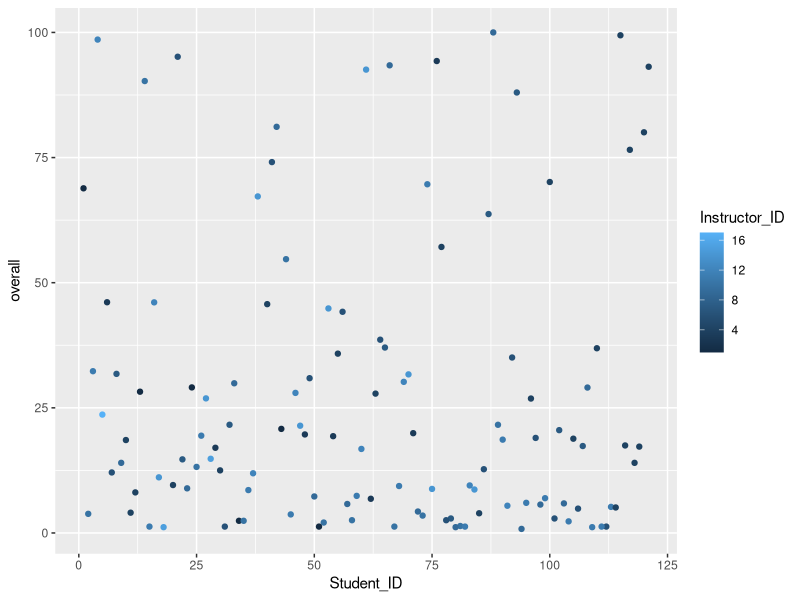
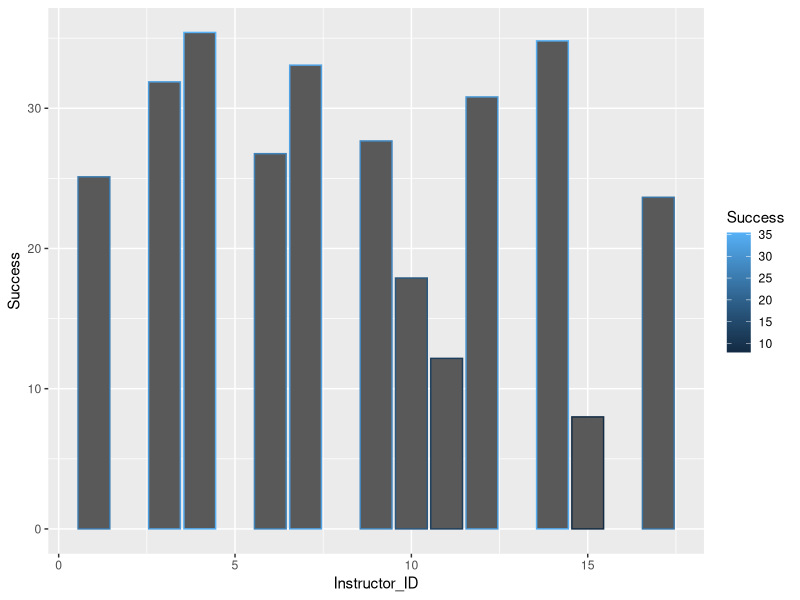
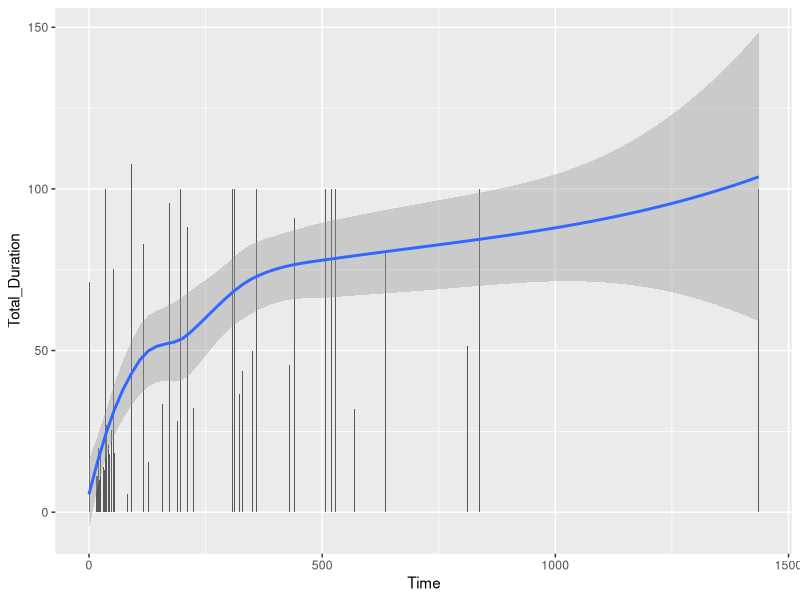
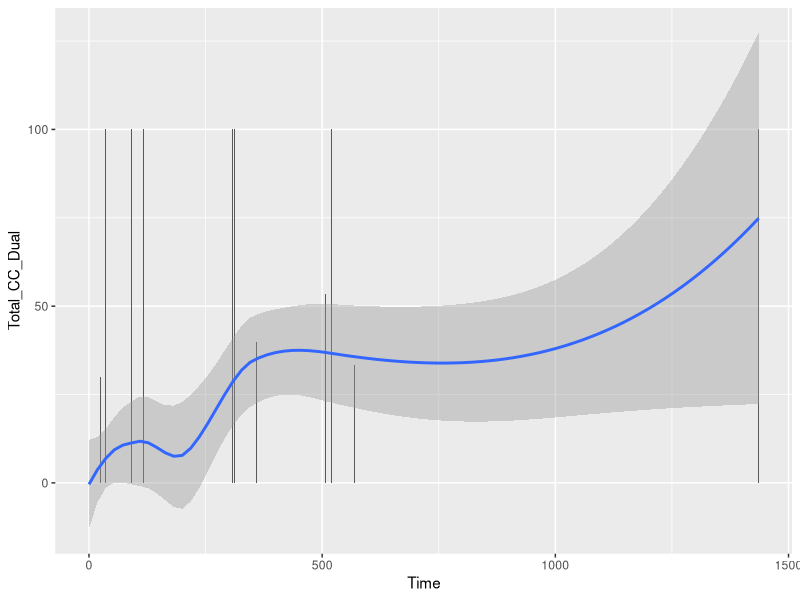
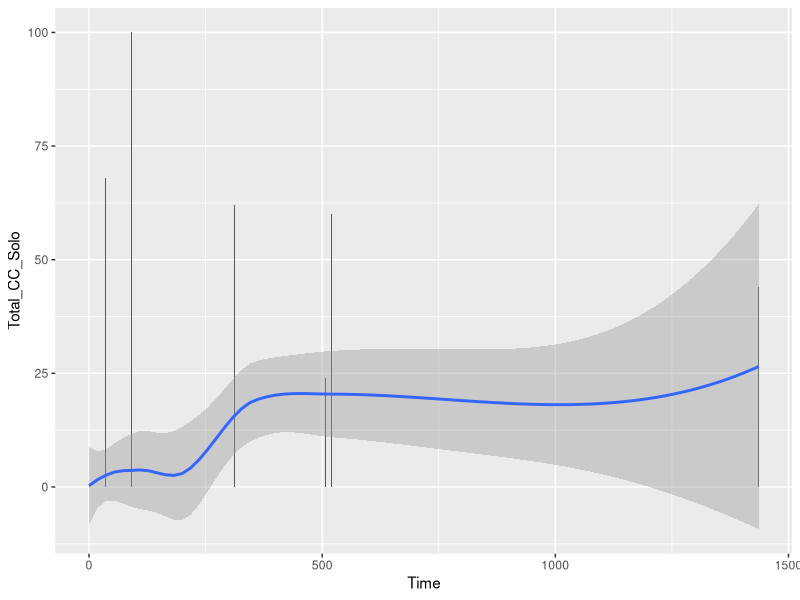
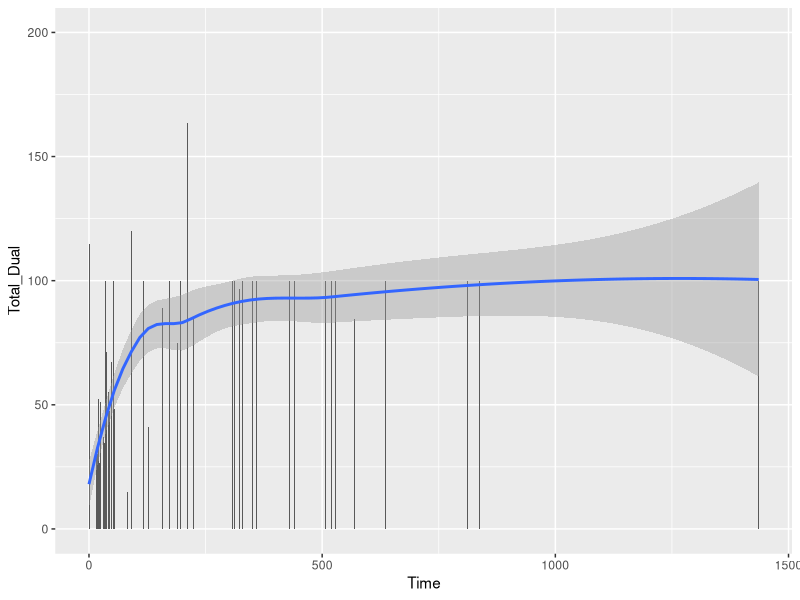
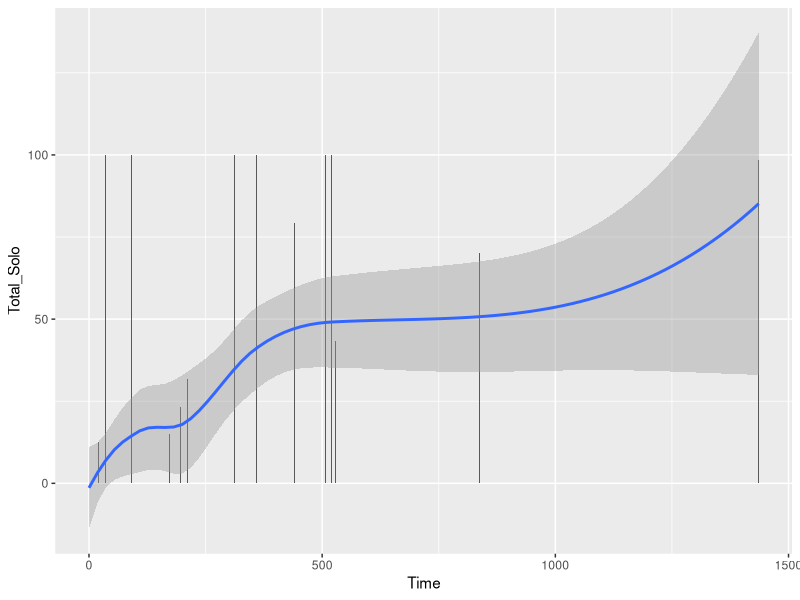
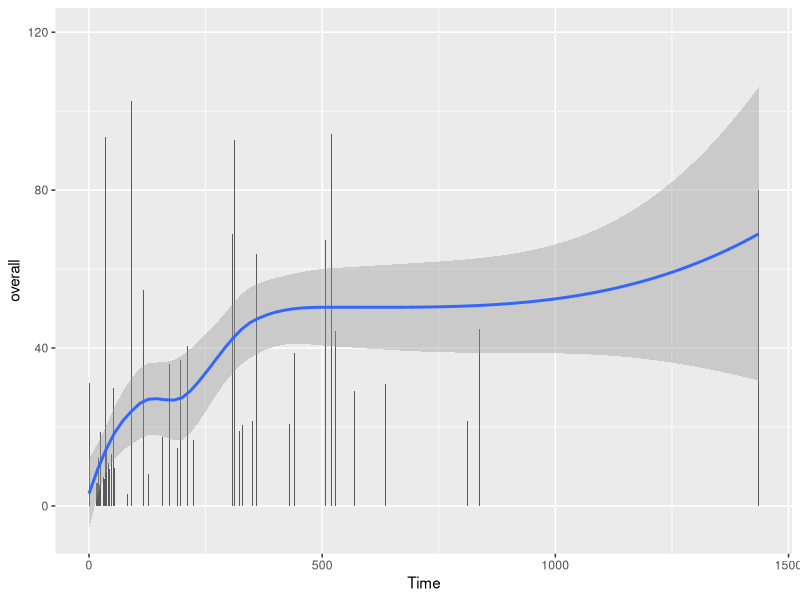

These figures' R source, in order:
## ---- chunk 1
knitr::opts_chunk$set(echo = TRUE)
## ---- chunk 2
library(tidyverse)
data = read_csv("clean_data_sta_with_season.csv")
## ---- chunk 3
 time_stats = data  %>% select(Instructor_ID,Student_ID,Duration,Session_ID
                                                       ,Training_Type) %>%
  mutate(Solo_Time = Duration * as.integer(str_detect(Training_Type,"solo")) ,Dual_Time = Duration * as.integer(str_detect(Training_Type,"dual||Ins")),
         CC_Time_Dual = Duration * as.integer(str_detect(Training_Type,"CC_dual")),
         CC_Time_Solo = Duration * as.integer(str_detect(Training_Type,"CC_solo")),
         Ins_Dual_Time = Duration * as.integer(str_detect(Training_Type,"Ins")))%>% group_by(Instructor_ID,Student_ID,Session_ID) %>% 
  summarise(
    Total_Duration = sum(Duration),
    Total_Solo = sum(Solo_Time), Total_Dual = sum(Dual_Time), Total_CC_Dual = sum(CC_Time_Dual),
    Total_CC_Solo = sum(CC_Time_Solo), Total_Ins_Dual = sum(Ins_Dual_Time)
  ) %>%
  summarise(Total_Duration = sum(Total_Duration),Total_Solo = sum(Total_Solo), Total_Dual = sum(Total_Dual), Total_CC_Dual = sum(Total_CC_Dual),
    Total_CC_Solo = sum(Total_CC_Solo), Total_Ins_Dual = sum(Total_Ins_Dual)) %>% ungroup() %>% arrange(desc(Total_Duration))

time_stats
## ---- chunk 4
percents =time_stats %>% mutate(Total_Duration = ifelse(Total_Duration>45,1,Total_Duration/45)*100,Total_Solo = 
                        ifelse(Total_Solo<12,Total_Solo/12,1)*100,Total_Dual = ifelse(Total_Dual<17,Total_Dual/17,1)*100,Total_CC_Dual = ifelse(Total_CC_Dual<3,Total_CC_Dual/3,1)*100 ,Total_CC_Solo = ifelse(Total_CC_Solo<5,Total_CC_Solo/5,1)*100 ,Total_Ins_Dual = ifelse(Total_Ins_Dual<5,Total_Ins_Dual/5,1)*100,overall = Total_Duration+Total_Solo+Total_Dual+Total_CC_Dual+Total_CC_Dual+Total_CC_Solo+Total_Ins_Dual)%>%
  mutate(overall = overall/7) %>% arrange(desc(overall))
percents
ggplot(percents, aes(x=Student_ID,y=overall,color=Instructor_ID)) + geom_point()

percents %>% group_by(Instructor_ID) %>% summarise(Success = mean(overall))%>%
  ggplot(aes(x=Instructor_ID,y=Success,color=Success)) + geom_col()

## ---- chunk 5
Student_Time = data %>% unite("Date", c(Year, Month, Day), sep = "-") %>% 
  mutate(Date = as.Date(Date)) %>% group_by(Instructor_ID,Student_ID) %>% 
  distinct(Session_ID,.keep_all = T) %>% mutate(Diff = Date - lag(Date)) %>%
  summarise(Time = sum(Diff,na.rm=T)) %>% ungroup()
percents %>% inner_join(Student_Time,by = c("Student_ID","Instructor_ID")) %>%
  ggplot(aes(x=Time,y=Total_Duration))+ geom_col() +geom_smooth()
percents %>% inner_join(Student_Time,by = c("Student_ID","Instructor_ID")) %>%
  ggplot(aes(x=Time,y=Total_CC_Dual))+ geom_col() +geom_smooth()
percents %>% inner_join(Student_Time,by = c("Student_ID","Instructor_ID")) %>%
  ggplot(aes(x=Time,y=Total_CC_Solo))+ geom_col()+geom_smooth()
percents %>% inner_join(Student_Time,by = c("Student_ID","Instructor_ID")) %>%
  ggplot(aes(x=Time,y=Total_Dual))+ geom_col()+geom_smooth()
percents %>% inner_join(Student_Time,by = c("Student_ID","Instructor_ID")) %>%
  ggplot(aes(x=Time,y=Total_Solo))+ geom_col()+geom_smooth()
percents %>% inner_join(Student_Time,by = c("Student_ID","Instructor_ID")) %>%
  ggplot(aes(x=Time,y=overall))+ geom_col()+geom_smooth()

